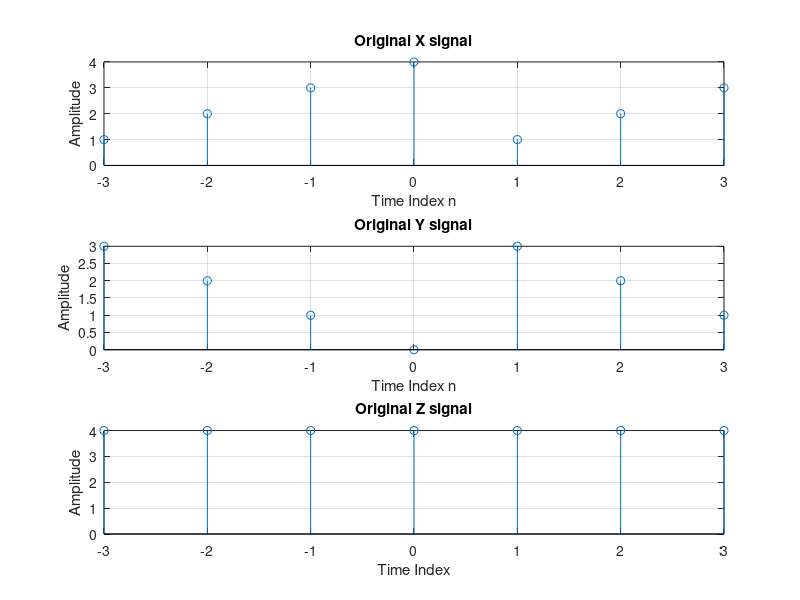

Write the MATLAB code that produced this figure.
x = [1 2 3 4 1 2 3];
y = [3 2 1 0 3 2 1];
n = -3 : 3;

subplot(3,1,1);
stem(n,x);
grid on;
xlabel('Time Index n');
ylabel('Amplitude');
title('Original X signal');

subplot(3,1,2);
stem(n,y);
grid on;
xlabel('Time Index n');
ylabel('Amplitude');
title('Original Y signal');

z=x+y;
subplot(3,1,3);
stem(n,z);
grid on;
xlabel('Time Index');
ylabel('Amplitude');
title('Original Z signal');